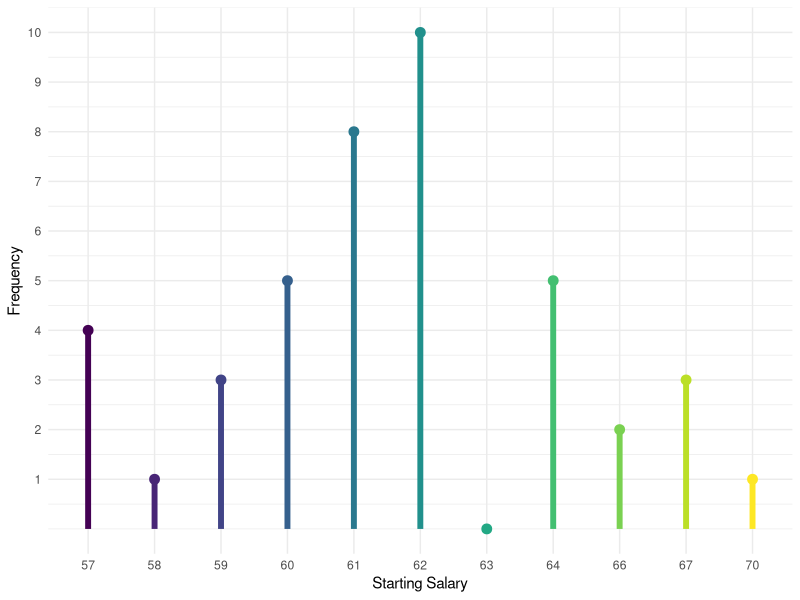
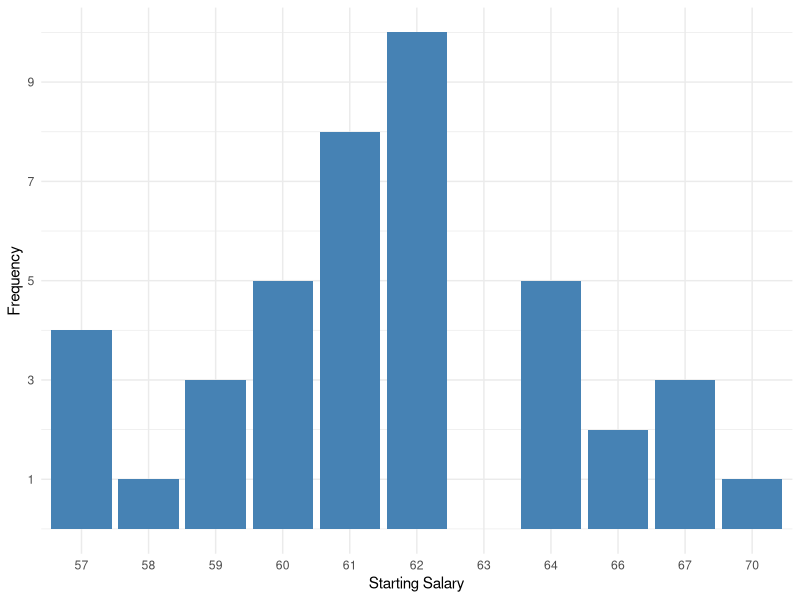
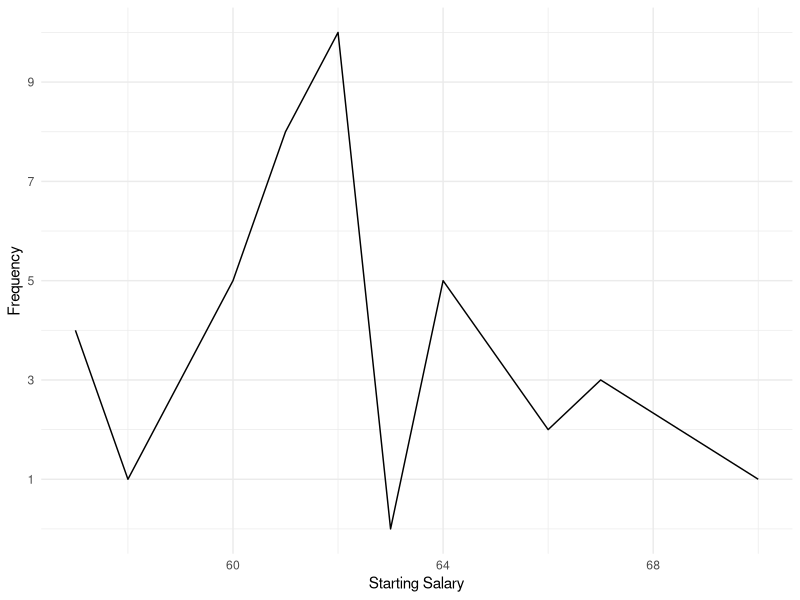
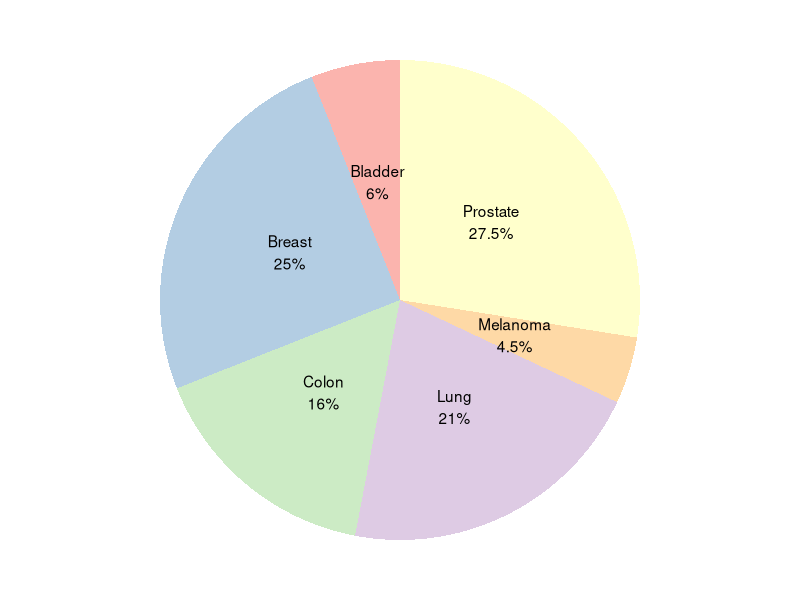
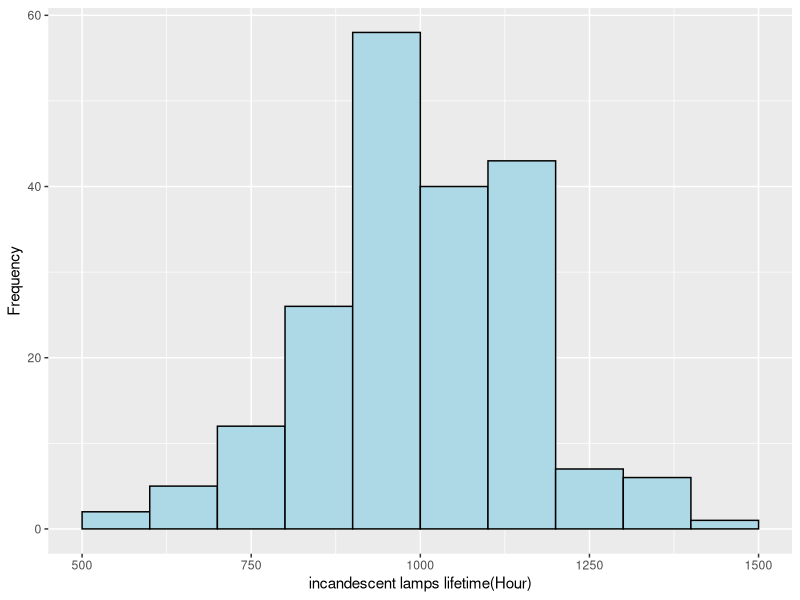
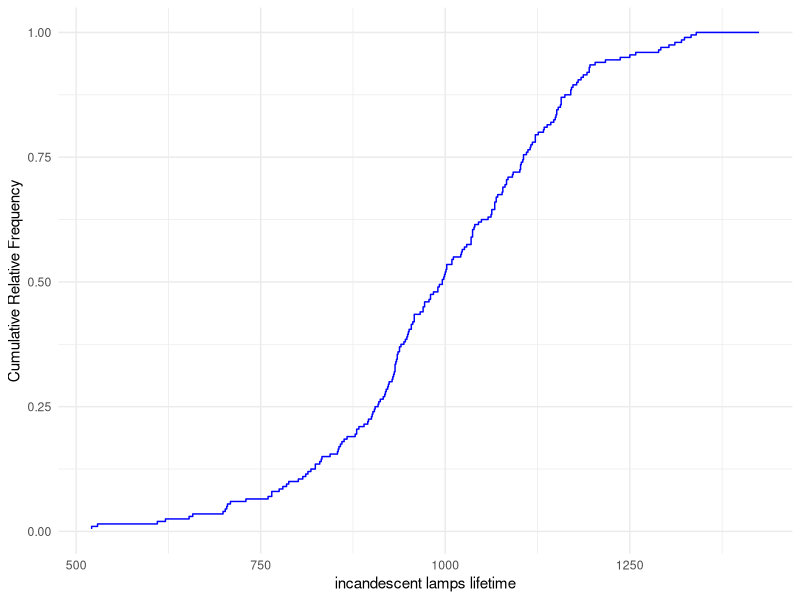

These charts were generated, in order, by the following R code:
## ---- chunk 1
#| label: tbl-StartingYearlySalaries
#| tbl-cap: "起薪分布"
#| warning: false

library(knitr)
ss <- c(57, 58, 59, 60, 61, 62, 63, 64, 66, 67, 70)
f <- c(4, 1, 3, 5, 8, 10, 0, 5, 2, 3, 1)
df <- data.frame("Starting Salary" = ss, "Frequency" = f)
kable(df, align = "l")
## ---- chunk 2
#| label: fig-StartingYearlySalaries1
#| fig-cap: "起薪线图"
#| warning: false

library(ggplot2)  

df <- data.frame(  
  salary = c(57, 58, 59, 60, 61, 62, 63, 64, 66, 67, 70),  
  value_end = c(4, 1, 3, 5, 8, 10, 0, 5, 2, 3, 1),  
  value_start = rep(0, 11) 
)  

# 将类别转换为因子，以确保正确的顺序  
df$salary <- factor(df$salary, levels = df$salary, ordered = TRUE)  
 
ggplot(df, aes(x = salary, y = value_start, yend = value_end, color = salary)) +  
  geom_segment(size = 2) +                    # 绘制水平线表示每个“条形”  
  geom_point(aes(y = value_end), size = 3) +  # 在每个“条形”的末端添加点  
  theme_minimal() +  
  labs(x = "Starting Salary", y = "Frequency") +  
  scale_y_continuous(breaks = seq(1, 10, by = 1)) +  
  theme(legend.position = "none")           # 调整图例位置
## ---- chunk 3
#| label: fig-StartingYearlySalaries2
#| fig-cap: "起薪条形图"
#| warning: false

library(ggplot2)  

df <- data.frame(  
  salary = c(57, 58, 59, 60, 61, 62, 63, 64, 66, 67, 70),  
  value = c(4, 1, 3, 5, 8, 10, 0, 5, 2, 3, 1)
)  

# 将类别转换为因子，以确保正确的顺序  
df$salary <- factor(df$salary, levels = df$salary, ordered = TRUE)  
 
ggplot(df, aes(x = salary, y = value)) +  
  geom_bar(stat = "identity", fill = "steelblue") +  
  theme_minimal() +  
  xlab("Starting Salary") +  
  ylab("Frequency") +
  scale_y_continuous(breaks = seq(1, 10, by = 2))
## ---- chunk 4
#| label: fig-StartingYearlySalaries3
#| fig-cap: "起薪折线图"
#| warning: false

library(ggplot2)  

df <- data.frame(  
  salary = c(57, 58, 59, 60, 61, 62, 63, 64, 66, 67, 70),  
  value = c(4, 1, 3, 5, 8, 10, 0, 5, 2, 3, 1)
)  

ggplot(df, aes(x=salary, y=value)) +   
  geom_line() +  
  labs(x="Starting Salary", y="Frequency") + 
  scale_y_continuous(breaks = seq(1, 10, by = 2)) + 
  theme_minimal()
## ---- chunk 5
#| label: tbl-StartingYearlySalaries2
#| tbl-cap: "起薪分布相对频率表"
#| warning: false

library(knitr)
ss <- c(57, 58, 59, 60, 61, 62, 63, 64, 66, 67, 70)
f <- c(4, 1, 3, 5, 8, 10, 0, 5, 2, 3, 1)
cnt = sum(f)
f <- f / cnt

df <- data.frame("Starting Salary" = ss, "Relative Frequency" = f)
kable(df, align = "l")
## ---- chunk 6
library(knitr)

type <- c("Melanoma", "Bladder", "Colon", "Lung", "Breast", "Prostate")
num <- c(9, 12, 32, 42, 50, 55)  
value <- num / sum(num)

df <- data.frame("Type of Cancer" = type, "Number of New Cases" = num, "Relative Frequency" = value)

kable(df, align = "l")
## ---- chunk 7
#| label: fig-piechartc
#| fig-cap: "诊所数据饼图"
#| warning: false

library(ggplot2)
  
# 提供的数据  
type <- c("Melanoma", "Bladder", "Colon", "Lung", "Breast", "Prostate")
num <- c(9, 12, 32, 42, 50, 55)  
value <- num / sum(num)

df <- data.frame(type = type, num = num, value = value)
df$label <- paste(df$type, "\n", round(df$value * 100, 1), "%", sep="") 

# 绘制饼图  
ggplot(df, aes(x = "", y = value, fill = type)) +  
  geom_bar(width = 1, stat = "identity") +  
  coord_polar("y", start = 0) +  
  theme_void() +  
  theme(legend.title = element_blank()) +  
  scale_fill_brewer(palette = "Pastel1") +  
  labs(fill = "type") +  
  geom_text(aes(label = label),   
            position = position_stack(vjust = 0.5)) + # 添加百分比标签
  theme(legend.position = "none")
## ---- chunk 8
#| label: tbl-lamps_lifetime
#| tbl-cap: "200 个 白炽灯的寿命（Hour）"
#| warning: false

library(knitr)

data <- c(1067, 919, 855, 1092, 1157, 1195, 1022, 978, 923, 1333, 521, 933, 930, 807, 999, 932, 901, 1324, 996, 780, 1187, 1067, 824, 653, 844, 814, 1037, 1151, 1026, 1147, 1039, 1083, 1023, 984, 1134, 932, 998, 996, 610, 916, 1196, 785, 1162, 1170, 1195, 1340, 832, 1009, 811, 1217, 928, 1153, 954, 1063, 1035, 944, 818, 1250, 900, 1106, 1118, 1037, 980, 935, 1103, 1000, 863, 990, 883, 867, 1040, 1289, 856, 924, 938, 1078, 1133, 765, 1001, 895, 1126, 936, 929, 950, 1122, 938, 1157, 1151, 1085, 896, 946, 858, 1002, 909, 1049, 940, 1203, 1078, 704, 621, 958, 760, 878, 934, 788, 1143, 1035, 1112, 990, 1258, 699, 1083, 801, 1122, 1180, 1106, 775, 1105, 709, 860, 918, 1156, 920, 948, 905, 972, 1035, 1045, 970, 1237, 956, 1102, 1009, 765, 958, 902, 958, 1311, 1037, 702, 1071, 1069, 830, 1063, 1077, 1021, 1062, 1157, 1122, 1115, 833, 1320, 890, 1303, 1011, 1102, 854, 1178, 1138, 951, 1101, 949, 992, 966, 910, 1058, 730, 980, 935, 1069, 1170, 1067, 931, 970, 932, 904, 1192, 922, 1150, 1091, 880, 1029, 658, 912, 1292, 1116, 880, 1173, 1184, 954, 824, 529, 1081, 1171, 705, 1425, 1110, 1149, 972, 1002)

kable(matrix(data, nrow = 20, ncol = 10, byrow = TRUE))
## ---- chunk 9
#| label: tbl-lamps_lifetime_class
#| tbl-cap: "200 个 白炽灯的寿命（Hour）分布表"
#| warning: false

library(knitr)

data <- c(1067, 919, 855, 1092, 1157, 1195, 1022, 978, 923, 1333, 521, 933, 930, 807, 999, 932, 901, 1324, 996, 780, 1187, 1067, 824, 653, 844, 814, 1037, 1151, 1026, 1147, 1039, 1083, 1023, 984, 1134, 932, 998, 996, 610, 916, 1196, 785, 1162, 1170, 1195, 1340, 832, 1009, 811, 1217, 928, 1153, 954, 1063, 1035, 944, 818, 1250, 900, 1106, 1118, 1037, 980, 935, 1103, 1000, 863, 990, 883, 867, 1040, 1289, 856, 924, 938, 1078, 1133, 765, 1001, 895, 1126, 936, 929, 950, 1122, 938, 1157, 1151, 1085, 896, 946, 858, 1002, 909, 1049, 940, 1203, 1078, 704, 621, 958, 760, 878, 934, 788, 1143, 1035, 1112, 990, 1258, 699, 1083, 801, 1122, 1180, 1106, 775, 1105, 709, 860, 918, 1156, 920, 948, 905, 972, 1035, 1045, 970, 1237, 956, 1102, 1009, 765, 958, 902, 958, 1311, 1037, 702, 1071, 1069, 830, 1063, 1077, 1021, 1062, 1157, 1122, 1115, 833, 1320, 890, 1303, 1011, 1102, 854, 1178, 1138, 951, 1101, 949, 992, 966, 910, 1058, 730, 980, 935, 1069, 1170, 1067, 931, 970, 932, 904, 1192, 922, 1150, 1091, 880, 1029, 658, 912, 1292, 1116, 880, 1173, 1184, 954, 824, 529, 1081, 1171, 705, 1425, 1110, 1149, 972, 1002)

intervals <- seq(500, 1500, by = 100)
group <- cut(data, intervals, right=FALSE)
kable(table("Class Interval" = group))
## ---- chunk 10
#| label: fig-lamps_lifetime_hist
#| fig-cap: "200 个 白炽灯的寿命（Hour）分布直方图"
#| warning: false

library(ggplot2)

data <- c(1067, 919, 855, 1092, 1157, 1195, 1022, 978, 923, 1333, 521, 933, 930, 807, 999, 932, 901, 1324, 996, 780, 1187, 1067, 824, 653, 844, 814, 1037, 1151, 1026, 1147, 1039, 1083, 1023, 984, 1134, 932, 998, 996, 610, 916, 1196, 785, 1162, 1170, 1195, 1340, 832, 1009, 811, 1217, 928, 1153, 954, 1063, 1035, 944, 818, 1250, 900, 1106, 1118, 1037, 980, 935, 1103, 1000, 863, 990, 883, 867, 1040, 1289, 856, 924, 938, 1078, 1133, 765, 1001, 895, 1126, 936, 929, 950, 1122, 938, 1157, 1151, 1085, 896, 946, 858, 1002, 909, 1049, 940, 1203, 1078, 704, 621, 958, 760, 878, 934, 788, 1143, 1035, 1112, 990, 1258, 699, 1083, 801, 1122, 1180, 1106, 775, 1105, 709, 860, 918, 1156, 920, 948, 905, 972, 1035, 1045, 970, 1237, 956, 1102, 1009, 765, 958, 902, 958, 1311, 1037, 702, 1071, 1069, 830, 1063, 1077, 1021, 1062, 1157, 1122, 1115, 833, 1320, 890, 1303, 1011, 1102, 854, 1178, 1138, 951, 1101, 949, 992, 966, 910, 1058, 730, 980, 935, 1069, 1170, 1067, 931, 970, 932, 904, 1192, 922, 1150, 1091, 880, 1029, 658, 912, 1292, 1116, 880, 1173, 1184, 954, 824, 529, 1081, 1171, 705, 1425, 1110, 1149, 972, 1002)

df <- data.frame(value = data)
breaks_vector <- seq(from = 500, to = 1500, by = 100)

ggplot(df, aes(x = value)) +  
  geom_histogram(breaks = breaks_vector, fill = "lightblue", color = "black") +  
  xlab("incandescent lamps lifetime(Hour)") +  
  ylab("Frequency")
## ---- chunk 11
#| label: fig-lamps_lifetime_cumfreq
#| fig-cap: "200 个 白炽灯的寿命（Hour）累积频率图"
#| warning: false

library(ggplot2)

data <- c(1067, 919, 855, 1092, 1157, 1195, 1022, 978, 923, 1333, 521, 933, 930, 807, 999, 932, 901, 1324, 996, 780, 1187, 1067, 824, 653, 844, 814, 1037, 1151, 1026, 1147, 1039, 1083, 1023, 984, 1134, 932, 998, 996, 610, 916, 1196, 785, 1162, 1170, 1195, 1340, 832, 1009, 811, 1217, 928, 1153, 954, 1063, 1035, 944, 818, 1250, 900, 1106, 1118, 1037, 980, 935, 1103, 1000, 863, 990, 883, 867, 1040, 1289, 856, 924, 938, 1078, 1133, 765, 1001, 895, 1126, 936, 929, 950, 1122, 938, 1157, 1151, 1085, 896, 946, 858, 1002, 909, 1049, 940, 1203, 1078, 704, 621, 958, 760, 878, 934, 788, 1143, 1035, 1112, 990, 1258, 699, 1083, 801, 1122, 1180, 1106, 775, 1105, 709, 860, 918, 1156, 920, 948, 905, 972, 1035, 1045, 970, 1237, 956, 1102, 1009, 765, 958, 902, 958, 1311, 1037, 702, 1071, 1069, 830, 1063, 1077, 1021, 1062, 1157, 1122, 1115, 833, 1320, 890, 1303, 1011, 1102, 854, 1178, 1138, 951, 1101, 949, 992, 966, 910, 1058, 730, 980, 935, 1069, 1170, 1067, 931, 970, 932, 904, 1192, 922, 1150, 1091, 880, 1029, 658, 912, 1292, 1116, 880, 1173, 1184, 954, 824, 529, 1081, 1171, 705, 1425, 1110, 1149, 972, 1002)

df <- data.frame(value = data)
df$value <- df$value[order(df$value)]
df$cumulative_freq <- cumsum(rep(1/nrow(df), nrow(df))) 

ggplot(df, aes(x = value, y = cumulative_freq)) +  
  geom_step(direction = "vh", color = "blue") +  
  xlab("incandescent lamps lifetime") +  
  ylab("Cumulative Relative Frequency") +   
  theme_minimal()
## ---- chunk 12
#| warning: false

df <- read.table("../misc/US_minimum_temperature.csv", header=TRUE, sep=",")
stem(df$Annual.avg.)
## ---- chunk 13
#| label: tbl-us_daily_min_temputer
#| tbl-cap: "1961年~1990年，美国指定城市的每日最低气温表。数据来源：Source: U.S. National Oceanic and Atmospheric Administration, Climatography of the United States, No. 81。"
#| warning: false

library(knitr)
df <- read.table("../misc/US_minimum_temperature.csv", header=TRUE, sep=",")
kable(df)
